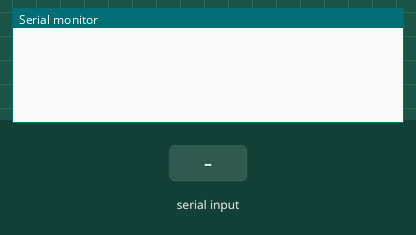
This program was run on a simulated ESP32. Shown: the last lines printed to the serial monitor. Inputs (shaded band) come from the test bench.

Above: at 1.2 s.
1.3 s: "STEP\n" received over Serial
At 2.0 s:
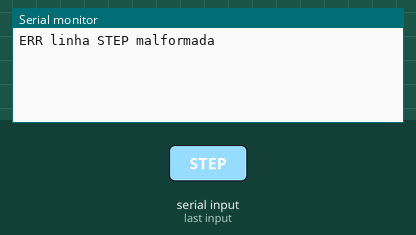
2.8 s: "RESET\n" received over Serial
At 3.2 s:
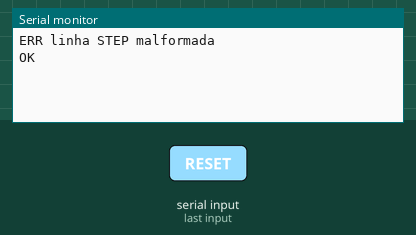
4.3 s: "90,45\n" received over Serial
At 5.5 s:
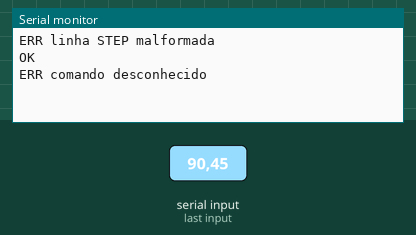

The program:

main.cpp
```cpp
/*
 * main.cpp — firmware do alvo HIL real (ESP32) do NexaBot.
 *
 * NÃO COMPILÁVEL NESTE AMBIENTE: requer PlatformIO + toolchain Xtensa
 * instalados na máquina do estudante (ver platformio.ini nesta pasta).
 * O código abaixo é sintaticamente correto e seria compilado/gravado com
 *
 *     pio run -t upload
 *     pio device monitor -b 115200
 *
 * O protocolo de linha pela UART é EXATAMENTE o mesmo do back-end que
 * roda de verdade neste ambiente sem hardware, `LoopbackTarget`
 * (nexabot/hil.py + nexabot/firmware/main_loopback.c): comandos
 * "STEP r y [delay_ms]" / "RESET" / "QUIT", respostas "U u" / "OK" — por
 * isso o mesmo `nexabot.hil.run_closed_loop_hil` funciona sem alteração
 * ao trocar `LoopbackTarget` por `SerialTarget(port="/dev/ttyUSB0")`.
 *
 * O núcleo PID (struct + pid_init/pid_reset/pid_step) abaixo é uma CÓPIA
 * SINCRONIZADA à mão da variante em double gerada pela Aula 13
 * (nexabot/codegen/generated/pid_controller.{h,c}) — o mesmo contrato
 * numérico de `DiscretePID.step` (nexabot/controllers.py), reescrito em
 * C++ porque um `.ino`/`.cpp` do Arduino framework não inclui arquivos
 * gerados fora da árvore `src/` sem configuração extra de build. Ao
 * mudar os ganhos do modelo, regenere com
 *
 *     .venv/bin/python -m nexabot.codegen.generate
 *
 * e copie o novo `pid_step`/`pid_init` para cá (ou, em uma esteira de CI
 * real, adicione um passo que copie automaticamente
 * nexabot/codegen/generated/pid_controller.* para nexabot/firmware/src/
 * antes de `pio run` — deixado como exercício de integração contínua).
 */
#include <Arduino.h>

typedef struct {
    double Kp, Ki, Kd, Ts, u_max, tau_f, Kaw;
    double integral, e_prev, d_state;
} pid_controller_t;

static void pid_reset(pid_controller_t *pid)
{
    pid->integral = 0.0;
    pid->e_prev = 0.0;
    pid->d_state = 0.0;
}

static void pid_init(pid_controller_t *pid, double Kp, double Ki, double Kd,
                      double Ts, double u_max, double tau_f, double Kaw)
{
    pid->Kp = Kp;
    pid->Ki = Ki;
    pid->Kd = Kd;
    pid->Ts = Ts;
    pid->u_max = u_max;
    pid->tau_f = tau_f;
    pid->Kaw = Kaw;
    pid_reset(pid);
}

/* Contrato numérico idêntico ao de DiscretePID.step / pid_step (SIL):
 *   e[k]   = r[k] - y[k]
 *   I[k]   = I[k-1] + Ki.Ts.e[k]
 *   D[k]   = (Kd.(e[k]-e[k-1]) + tau_f.D[k-1]) / (tau_f + Ts)
 *   u_ns   = Kp.e[k] + I[k] + D[k]
 *   u[k]   = sat(u_ns, -u_max, +u_max)
 *   se u[k] != u_ns:  I[k] <- I[k] + Kaw.(u[k] - u_ns).Ts
 */
static double pid_step(pid_controller_t *pid, double r, double y)
{
    double e = r - y;
    pid->integral += pid->Ki * pid->Ts * e;

    double d = (pid->Kd * (e - pid->e_prev) + pid->tau_f * pid->d_state) /
               (pid->tau_f + pid->Ts);

    double u_unsat = pid->Kp * e + pid->integral + d;
    double u = u_unsat;
    if (u > pid->u_max) {
        u = pid->u_max;
    } else if (u < -pid->u_max) {
        u = -pid->u_max;
    }
    if (u != u_unsat) {
        pid->integral += pid->Kaw * (u - u_unsat) * pid->Ts;
    }

    pid->e_prev = e;
    pid->d_state = d;
    return u;
}

/* Ganhos do eixo de tração (ver nexabot/params.py e nexabot/controllers.py
 * para a sintonia de referência). Trocar aqui exige recompilar e regravar
 * -- em um sistema de produção, viriam de uma tabela de calibração na
 * flash, não de uma constante de compilação. */
static pid_controller_t g_pid;
static const double KP = 2.0, KI = 40.0, KD = 0.02;
static const double TS = 0.005, U_MAX = 24.0, TAU_F = 0.01, KAW = 1.0;

static String g_line;

void setup()
{
    Serial.begin(115200);
    while (!Serial) {
        delay(10);
    }
    pid_init(&g_pid, KP, KI, KD, TS, U_MAX, TAU_F, KAW);
    g_line.reserve(128);
}

static void handle_line(const String &line)
{
    if (line.startsWith("STEP")) {
        double r = 0.0, y = 0.0, delay_ms = 0.0;
        int n = sscanf(line.c_str() + 4, "%lf %lf %lf", &r, &y, &delay_ms);
        if (n < 2) {
            Serial.println("ERR linha STEP malformada");
            return;
        }
        double u = pid_step(&g_pid, r, y);
        if (delay_ms > 0.0) {
            delay((unsigned long)delay_ms);
        }
        Serial.print("U ");
        Serial.println(u, 10);
    } else if (line.startsWith("RESET")) {
        pid_reset(&g_pid);
        Serial.println("OK");
    } else if (line.startsWith("QUIT")) {
        /* Em um alvo real não há "sair" -- ignora e continua servindo. */
    } else {
        Serial.println("ERR comando desconhecido");
    }
}

void loop()
{
    while (Serial.available() > 0) {
        char c = (char)Serial.read();
        if (c == '\n') {
            handle_line(g_line);
            g_line = "";
        } else if (c != '\r') {
            g_line += c;
        }
    }
}
```

Measured:
- after the input at 1.3 s, the serial monitor: prints a new line at once (image 1)
- after the input at 2.8 s, the serial monitor: prints a new line at once (image 2)
- after the input at 4.3 s, the serial monitor: prints a new line at once (image 3)
